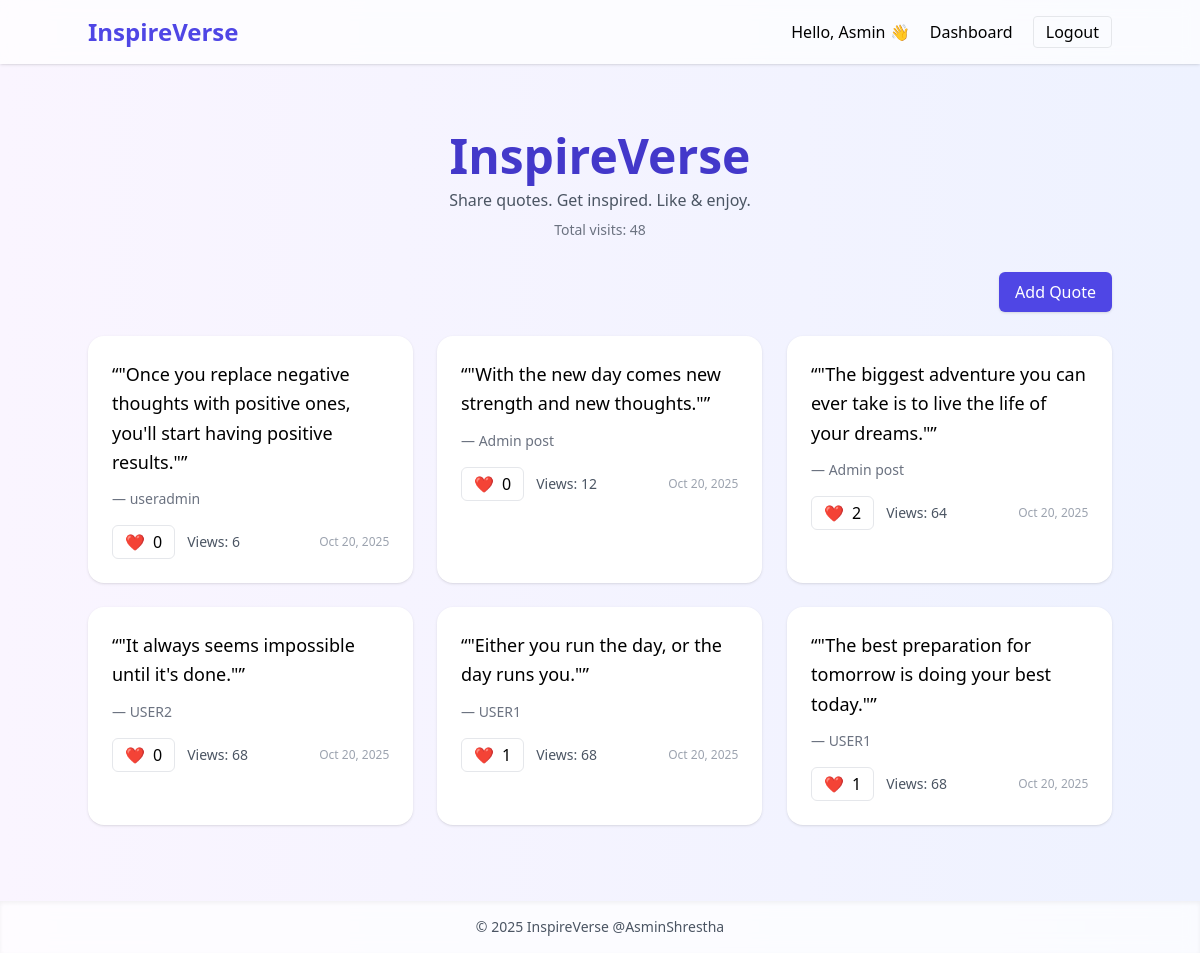
The app's page / (signed in) with its own data.
### quotes/models.py (models this page shows, shortened)
class SiteStat(models.Model):
    home_visits = models.PositiveBigIntegerField(default=0)
    class Meta:
        verbose_name_plural = 'Site statistics'

class Quote(models.Model):
    author = models.ForeignKey(User, on_delete=models.CASCADE, related_name='quotes')
    text = models.TextField()
    quoted_by = models.CharField(max_length=200, blank=True)
    created_at = models.DateTimeField(auto_now_add=True)
    approved = models.BooleanField(default=False)
    likes = models.ManyToManyField(User, related_name='liked_quotes', blank=True)
    views = models.PositiveIntegerField(default=0)
    def like_count(self):
        return self.likes.count()

### quotes/views.py (the view)
# urls.py: 2. Add a URL to urlpatterns:  path('', views.home, name='home')
def home(request):
    stat, _ = SiteStat.objects.get_or_create(pk=1)
    stat.home_visits = djmodels.F('home_visits') + 1
    stat.save()
    stat.refresh_from_db()
    quotes = Quote.objects.filter(approved=True).order_by('-created_at')
    return render(request,'quotes/home.html',{'quotes':quotes,'stat':stat})

### quotes/templates/quotes/home.html (shortened to what this page needs)
{% extends 'base.html' %}
{% block content %}
<div class="max-w-6xl mx-auto">
  <header class="text-center mb-8" data-aos="fade-down">
    <h1 class="text-5xl font-extrabold text-indigo-700">InspireVerse</h1>
    <p class="text-gray-600 mt-2">Share quotes. Get inspired. Like & enjoy.</p>
    <p class="mt-2 text-sm text-gray-500">Total visits: {{ stat.home_visits }}</p>
  </header>
  <div class="flex justify-end mb-6">
    {% if user.is_authenticated %}
      <a href="{% url 'quotes:add' %}" class="px-4 py-2 bg-indigo-600 text-white rounded-md shadow hover:scale-105 transition">Add Quote</a>
    {% else %}
      <a href="{% url 'users:login' %}" class="px-4 py-2 border rounded-md">Login to post</a>
    {% endif %}
  </div>
  <div class="grid grid-cols-1 md:grid-cols-2 lg:grid-cols-3 gap-6">
    {% for q in quotes %}
    <div class="bg-white p-6 rounded-2xl shadow hover:shadow-lg transition transform hover:-translate-y-1" data-aos="flip-left" data-id="{{ q.id }}">
      <p class="text-lg leading-relaxed">“{{ q.text }}”</p>
      <p class="mt-3 text-sm text-gray-500">— {{ q.quoted_by|default:q.author.username }}</p>
      <div class="mt-4 flex items-center justify-between">
        <div class="flex items-center gap-3">
          <button class="like-btn flex items-center gap-2 px-3 py-1 rounded-md border" data-id="{{ q.id }}">
            <span class="like-emoji">❤️</span>
            <span class="like-count">{{ q.like_count }}</span>
          </button>
          <span class="text-sm text-gray-600">Views: <span class="view-count">{{ q.views }}</span></span>
        </div>
        <small class="text-xs text-gray-400">{{ q.created_at|date:"M j, Y" }}</small>
      </div>
    </div>
    {% endfor %}
  </div>
</div>
{% endblock %}

### templates/base.html (shortened to what this page needs)
<!doctype html>
<html>
<head>
  <script src="https://cdn.tailwindcss.com"></script>
  <link href="https://unpkg.com/aos@2.3.1/dist/aos.css" rel="stylesheet">
</head>
<body class="bg-gradient-to-r from-purple-50 to-indigo-50 min-h-screen flex flex-col">
  <nav class="bg-white/70 backdrop-blur p-4 shadow sticky top-0 z-10">
    <div class="container mx-auto flex justify-between items-center">
      <a href="{% url 'quotes:home' %}" class="text-2xl font-bold text-indigo-600">InspireVerse</a>
      <div>
        {% if user.is_authenticated %}
          <span class="mr-4">Hello, {{ user.username }} 👋</span>
          <a href="{% url 'quotes:dashboard' %}" class="mr-4">Dashboard</a>
          <a href="{% url 'users:logout' %}" class="px-3 py-1 rounded border">Logout</a>
        {% else %}
          <a href="{% url 'users:login' %}" class="mr-4">Login</a>
          <a href="{% url 'users:register' %}" class="px-3 py-1 rounded bg-indigo-600 text-white">Sign up</a>
        {% endif %}
      </div>
    </div>
  </nav>
  <main class="container mx-auto py-12 mb-20">
    {% block content %}{% endblock %}
  </main>
  <footer class="fixed bottom-0 left-0 w-full bg-white/70 backdrop-blur text-center py-4 text-sm text-gray-600 shadow-inner">
    © {% now "Y" %} InspireVerse @AsminShrestha
  </footer>
</body>
</html>

### records on screen
SiteStat: home_visits "48"
Quote: text "\"Once you replace negative thoughts with positive ones, you'll start having positive results.\"", quoted_by "useradmin", like_count "0", views "6", created_at "Oct 20, 2025"
Quote: text "\"With the new day comes new strength and new thoughts.\"", quoted_by "Admin post", like_count "0", views "12", created_at "Oct 20, 2025"
Quote: text "\"The biggest adventure you can ever take is to live the life of your dreams.\"", quoted_by "Admin post", like_count "2", views "64", created_at "Oct 20, 2025"
Quote: text "\"It always seems impossible until it's done.\"", quoted_by "USER2", like_count "0", views "68", created_at "Oct 20, 2025"
Quote: text "\"Either you run the day, or the day runs you.\"", quoted_by "USER1", like_count "1", views "68", created_at "Oct 20, 2025"
Quote: text "\"The best preparation for tomorrow is doing your best today.\"", quoted_by "USER1", like_count "1", views "68", created_at "Oct 20, 2025"

### other values on screen
{{ user.username }} "Asmin"
